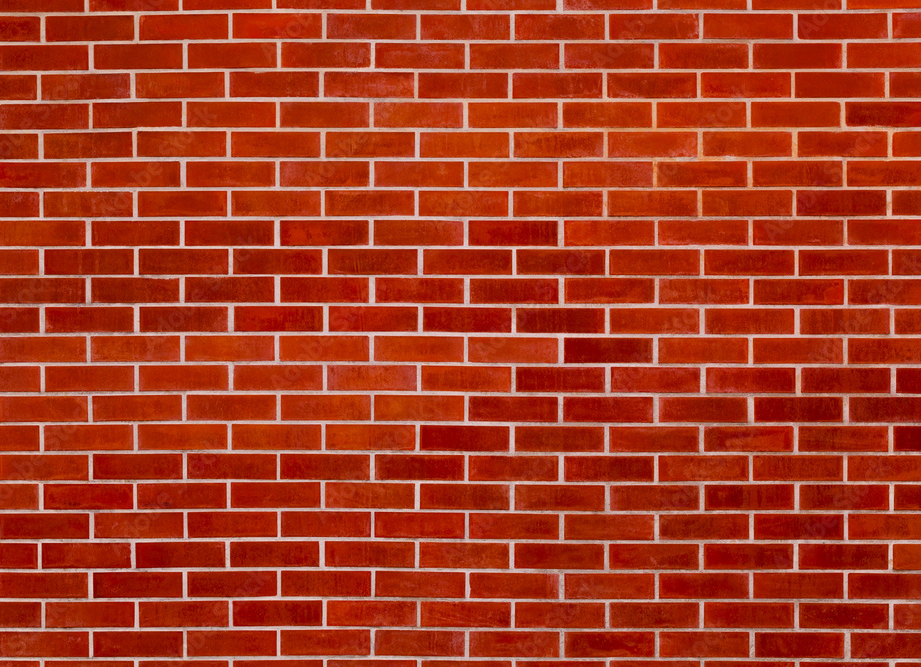
#> input picture Fisrt Principles of Computer Vision/Features and Boundaries/Edge Detection Canny/brick.png, 921 x 667 px, found by its file name
$ jupyter execute CannyEdgeDetector.ipynb   (older library calls are emulated)
#> lines starting #> are read from the running program, lines starting #| are printed output that depends on the picture
# Canny Edge Detector

[cell 1]
import cv2
import matplotlib.pyplot as plt
from matplotlib import cm
from matplotlib.ticker import LinearLocator
import seaborn as sns
import numpy as np
import os
from scipy.ndimage import convolve
from math import pi, sin, cos, tan, exp, sqrt, ceil, floor

[cell 2]
dir_path = "C:/Users/gerag/Desktop/Coursera/Fisrt Principles of Computer Vision/Features and Boundaries/Edge Detection Canny/"
im_name = "brick.png"

[cell 3]
def plot_img(img, title):
    plt.title(title)
    plt.imshow(img,cmap='gray')
    plt.grid(False)
    plt.axis('off')
    plt.rcParams['figure.figsize'] = [10, 5]
    plt.show()

[cell 4]
img_color = cv2.imread(dir_path+im_name) #Read image in grey scale
#> img_color is the input picture: shape (667, 921, 3); mean B, G, R 32.2, 57.6, 167.8
img_color = cv2.resize(img_color, (500,500), interpolation = cv2.INTER_CUBIC)
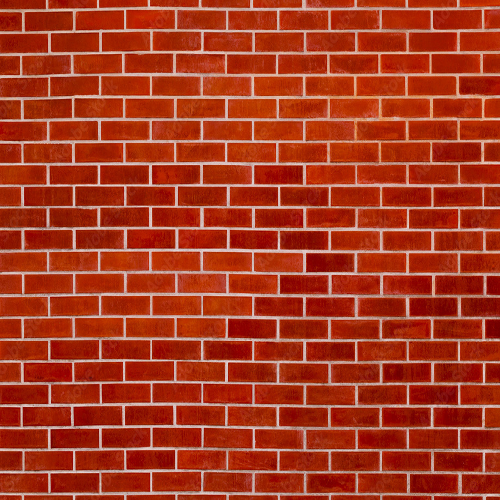
#> img_color: shape (500, 500, 3); mean B, G, R 32.3, 57.6, 167.8
img = cv2.cvtColor(img_color,cv2.COLOR_BGR2GRAY)
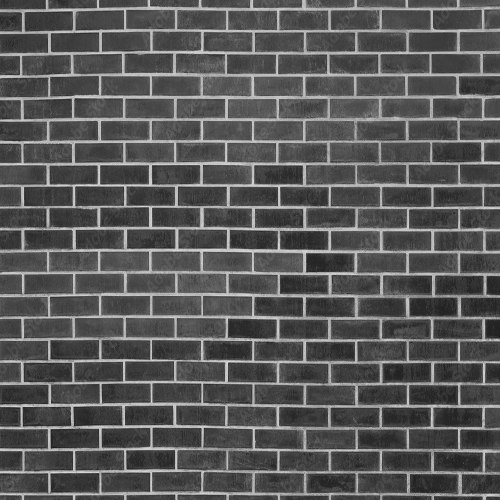
#> img: shape (500, 500); min 28, max 223, mean 87.7
plot_img(img, "Gray Image")

## Steps for Canny algorithm
### 1.- Smooth image with 2D Gaussian filter

$$ \text{2D Gaussian filter kernel:} \hspace{1cm} G(x,y) = \frac{1}{2\pi \sigma^2} e^{ -\frac{x^2 + y^2}{2 \sigma^2} }$$

[cell 5]
def Gaussian_filter(image :np.array, size :int, sigma : float, verbose = False) -> np.array:
#> called with size = 9, sigma = 4.5, verbose = False
    k = size//2
    kernel =  np.asarray([[1/(2*pi*sigma**2) * exp( -(i**2+j**2)/(2*sigma**2)) for j in range(-k,k + 1)]  for i in range(-k,k + 1)], dtype="float32")
    filtered = cv2.filter2D(image, -1 , kernel)
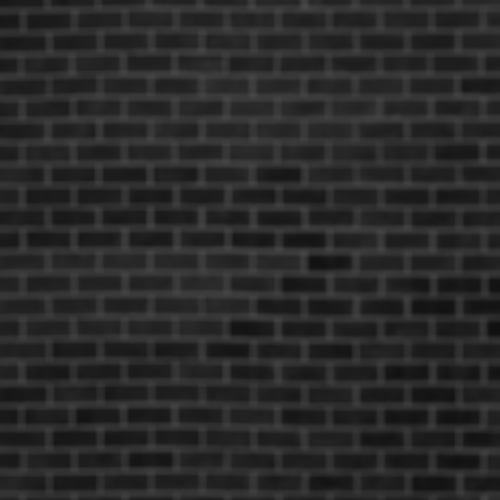
#> filtered: shape (500, 500); min 16, max 73, mean 41

    ax = sns.heatmap(kernel, linewidth=0.1)
    plt.title('Heatmap plot of the kernel')
    plt.rcParams['figure.figsize'] = [10, 5]
    plt.show()

    plot_img( np.concatenate((img, filtered), axis = 1), "Normal vs Blurred" )
    #plot_img( filtered, "Blurred" )

    if verbose:
        for row in kernel:
            print(row)
        print("Center: {}".format(kernel[k][k]))

    return filtered

blurred = Gaussian_filter(img,size = 9,sigma = 4.5)

### 2.- Compute Image gradient using sobel operator: $\nabla n_{\sigma} \ast I$

[cell 6]
# [5 lines of commented-out code are left out]


X_der = cv2.Sobel(src=img, ddepth=cv2.CV_64F, dx=1, dy=0, ksize=7)
Y_der = cv2.Sobel(src=img, ddepth=cv2.CV_64F, dx=0, dy=1, ksize=7)
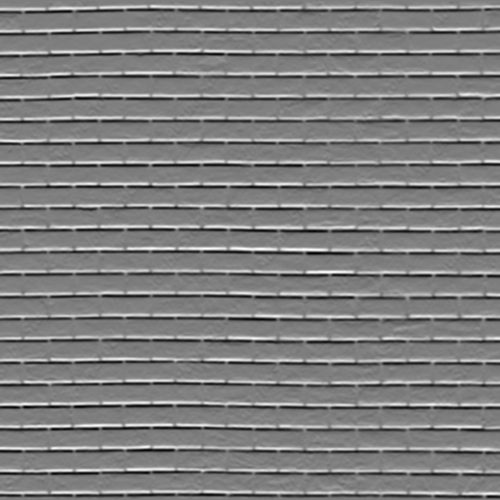
#> Y_der: shape (500, 500) float64; min -96586, max 97676, mean -40.6; drawn with min black and max white

plot_img(np.concatenate((X_der,Y_der),axis = 1),"Gradients")

### 3.- Find the magnitude and orientation
$\nabla$ Magnitude: $\hspace{3cm} S = ||\nabla I|| = \sqrt{\left(\frac{\partial I}{\partial x} \right)^2 + \left(\frac{\partial I}{\partial y} \right)^2} $

$\nabla$ Orientation: $\hspace{3cm} \theta = \tan^{-1} \left( \frac{ \frac{\partial I}{\partial y}  }{\frac{\partial I}{\partial x}} \right)$

[cell 7]
Magnitude = np.sqrt( X_der**2 + Y_der**2 )
Magnitude = Magnitude / Magnitude.max() * 255

Orientation = np.arctan2(Y_der,X_der)
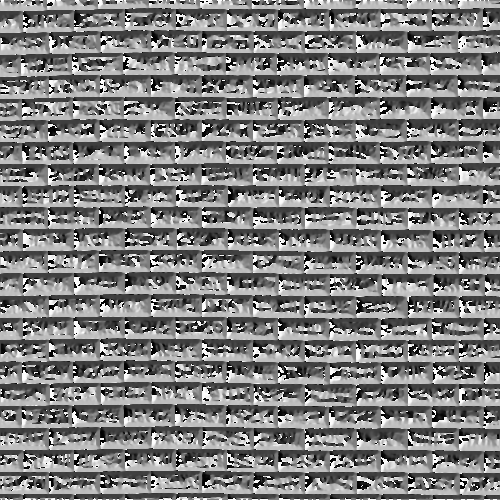
#> Orientation: shape (500, 500) float64; min -3.14, max 3.14, mean 0.000543; drawn with min black and max white

plot_img( np.concatenate((Magnitude.astype('uint8'),Orientation.astype('uint8')),axis=1)      ,"Magnitude and Orientation")
print(np.max(Magnitude))
#| 255.0

### 5.- Compute laplacian along Gradient direction $\hat{n}$ at each pixel   $\frac{\partial^2 (n_\sigma \ast I)}{\partial \hat{n}^2}$

It's done by using the Non-Maximum Supression(NMS) algorithm:
1. For each pixel, we select two of its neighbors based on the direction of the gradient.
<img src="eq_1.png"
        alt="Picture"
        style="display: block; margin: 0 auto" />
2. As a next step, we compare the strength of the current pixel with the other two ($S(p)$ stands for Magnitude in current pixel).
 $$ S(p1) < S(p) > S(p2) $$
   If the pixel magnitude is lower than one of the both neighbors suppress it by making it zero (black/background).

   Otherwise keep it unchanged and proceed with the next one.

[cell 8]
f,c = img.shape
#> f = 500; c = 500

NMS = np.zeros_like(Magnitude)

angle = np.rad2deg(Orientation)
angle[angle < 0] += 180
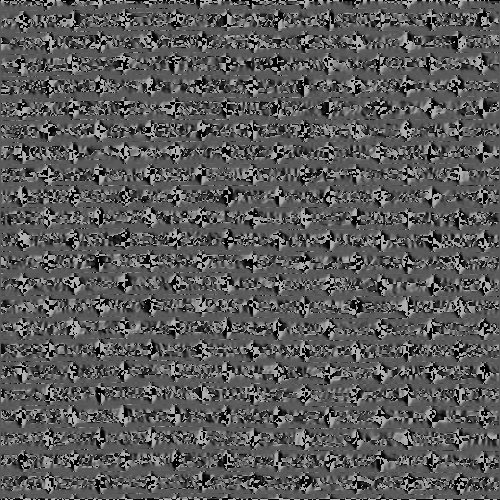
#> angle: shape (500, 500) float64; min 0, max 180, mean 90.1

for i in range(1,f-1):
    for j in range(1,c-1):

        #Angle 0 or 180: 0 - 22.5 and 157.5 - 180
        if( 0 <= angle[i][j] < 22.5) or ( 157.5 <= angle[i][j] < 180):
            if(Magnitude[i][j] >= Magnitude[i][j + 1]) and (Magnitude[i][j] >= Magnitude[i][j - 1]):
                NMS[i][j] = Magnitude[i][j]
            else:
                NMS[i][j] = 0

        #Angle 45: 22.5 - 67.5
        elif( 22.5 <= angle[i][j] < 67.5):
            if(Magnitude[i][j] >= Magnitude[i-1][j + 1]) and (Magnitude[i][j] >= Magnitude[i + 1][j - 1]):
                NMS[i][j] = Magnitude[i][j]
            else:
                NMS[i][j] = 0

        #Angle 90: 67.5 - 112.5
        elif( 67.5 <= angle[i][j] < 112.5):
            if(Magnitude[i][j] >= Magnitude[i-1][j]) and (Magnitude[i][j] >= Magnitude[i + 1][j]):
                NMS[i][j] = Magnitude[i][j]
            else:
                NMS[i][j] = 0

        #Angle 135: 112.5 - 157.5
        elif( 112.5 <= angle[i][j] < 135.5):
            if(Magnitude[i][j] >= Magnitude[i-1][j-1]) and (Magnitude[i][j] >= Magnitude[i + 1][j + 1]):
                NMS[i][j] = Magnitude[i][j]
            else:
                NMS[i][j] = 0
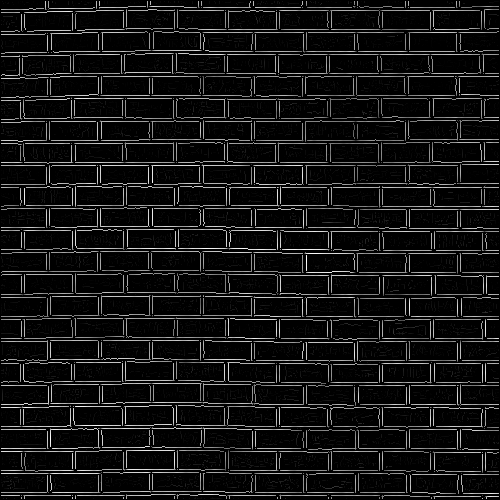
#> NMS: shape (500, 500) float64; min 0, max 255, mean 20.3


plot_img(np.concatenate( (Magnitude.astype('uint8'),NMS.astype('uint8')) , axis = 1),"Magnitude vs Non-max supression")
#> in plot_img (call 5), `plt.show()`:
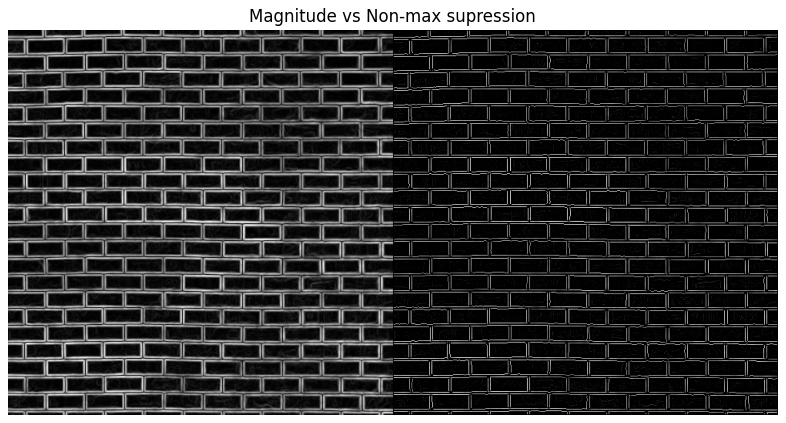
#> figure drawn by matplotlib, 1 panel

### Edge Thresholding
#### Hysteresis Based

[cell 9]
moves = [[-1, 0],
         [-1, 1],
         [0, 1],
         [1, 1],
         [1, 0],
         [1, -1],
         [0, -1],
         [-1, -1]]

[cell 10]
T0 = 100
T1 = 180


threshold = np.zeros_like(img)

for i in range(f):
    for j in range(c):

        if Magnitude[i][j] < T0:
            threshold[i][j] = 0
        elif Magnitude[i][j] >= T1:
            threshold[i][j] = 255
        else: #T0<= Magnitude[i][j] < T1
            for move in moves:
                if i+move[0] < f and j+move[1] < c and i+move[0] > 0 and j+move[1] > 0:
                    if T0 <= Magnitude[i+move[0]][j+move[1]] < T1:
                        threshold[i][j] = 255
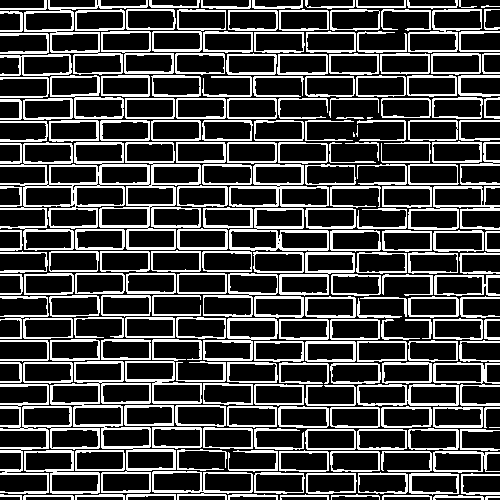
#> threshold: shape (500, 500); 25.7% white in thin lines or dots

plot_img(threshold,"Thresholded image")

## OpenCv Function

[cell 11]
# Canny Edge Detection
edges = cv2.Canny(image=blurred, threshold1=30, threshold2=40)
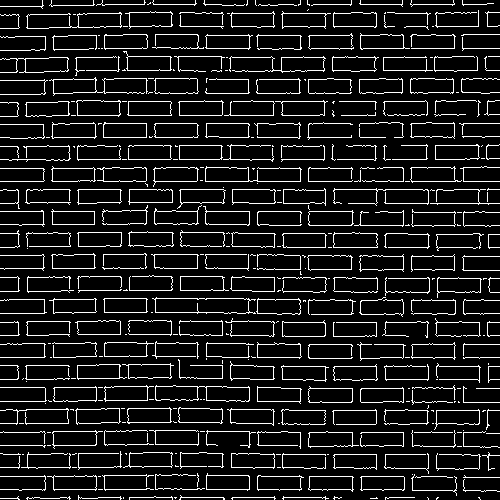
#> edges: shape (500, 500); 10.6% white in thin lines or dots
plot_img(edges, "cv2.Canny")
